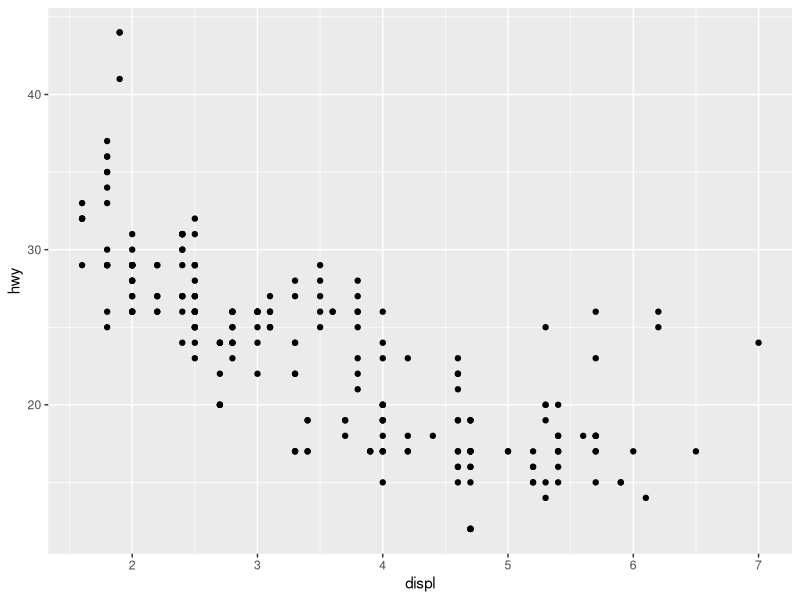
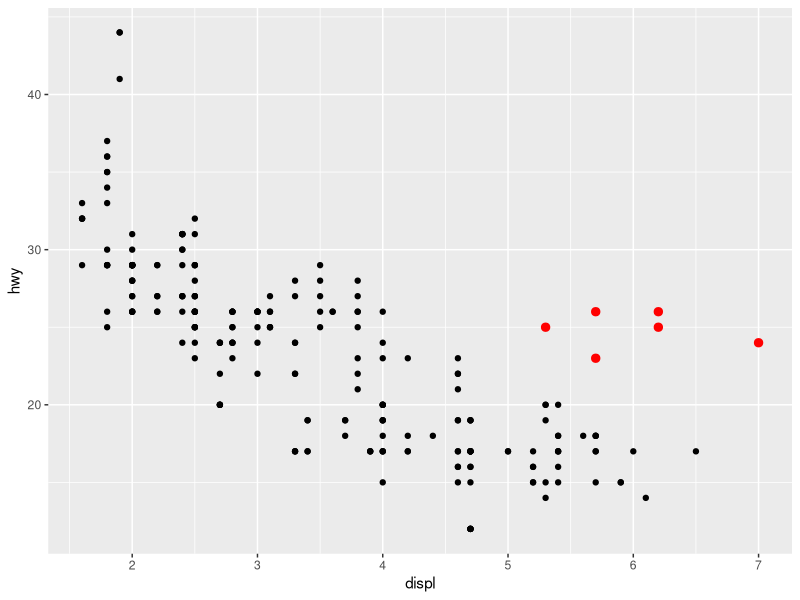
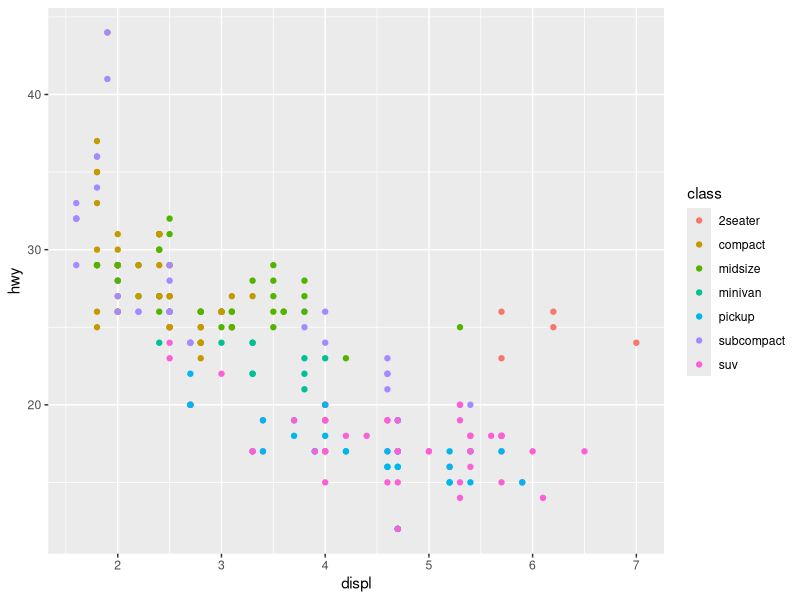
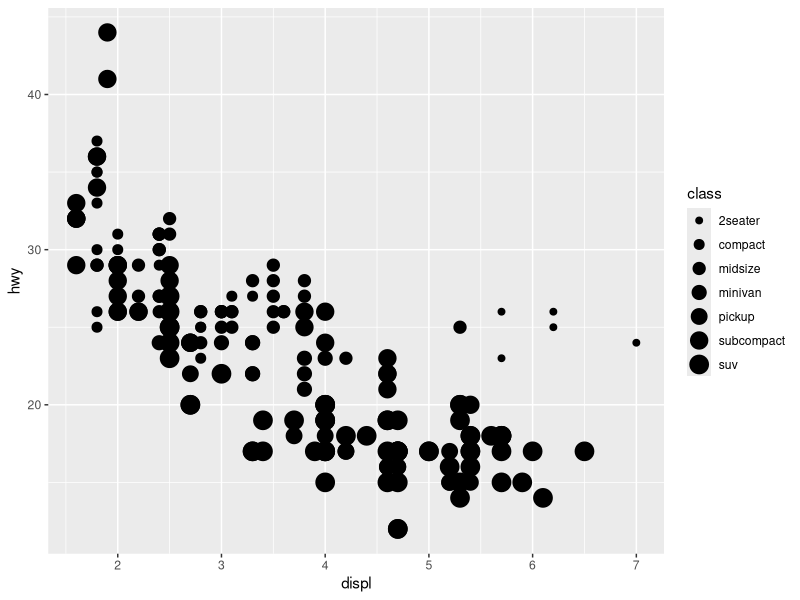
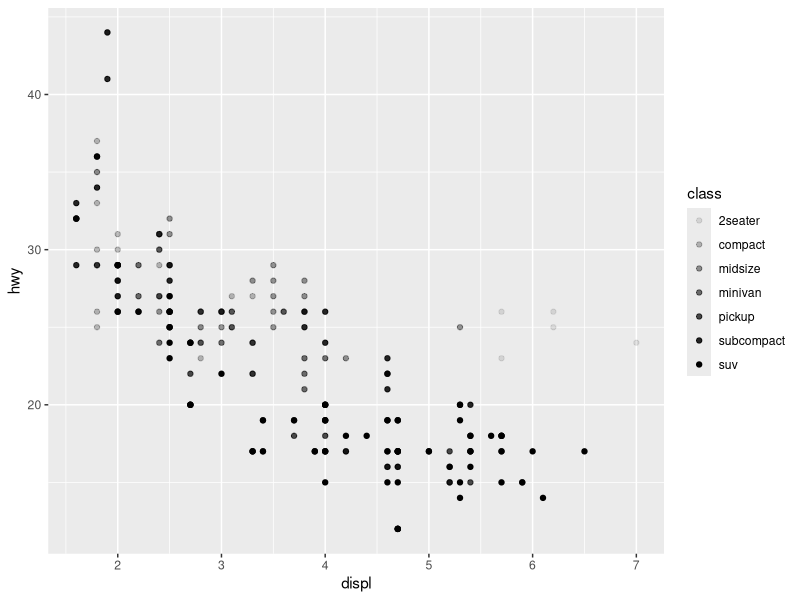
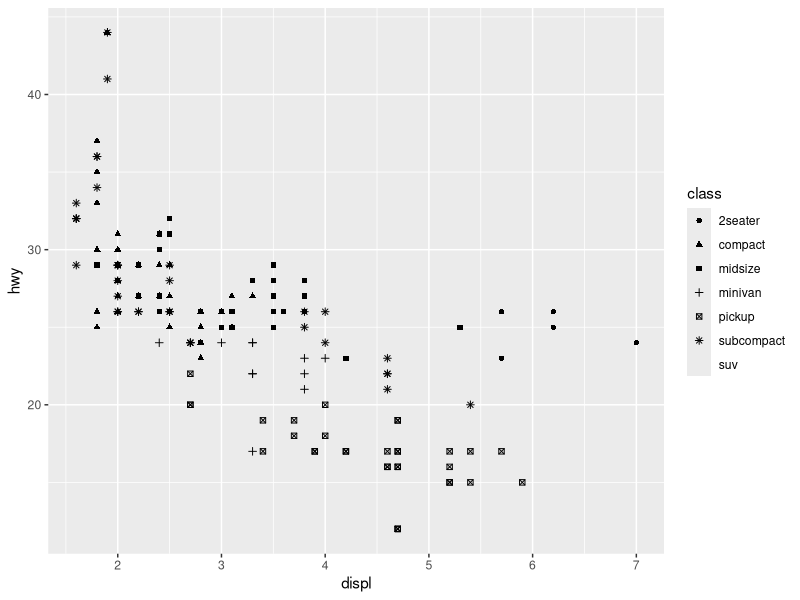
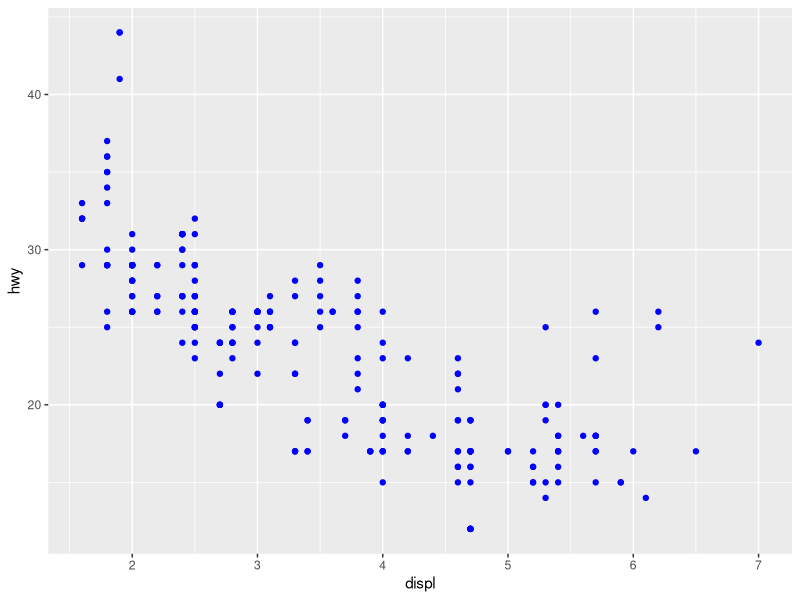
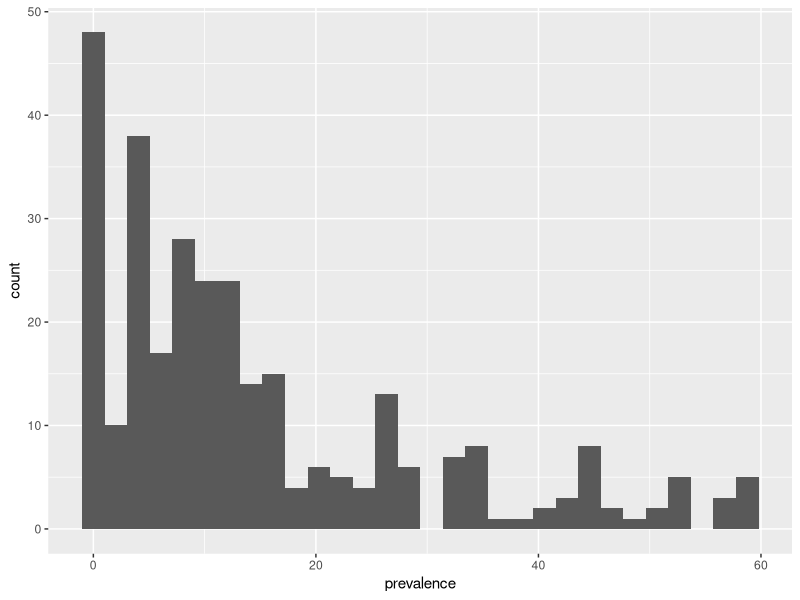

Write R code to recreate these figures, in order.
## ---- chunk 1
knitr::opts_chunk$set(echo = FALSE, fig.width = 8, fig.height= 5.25)
library(tidyverse)
library(knitr)
## ---- chunk 2
kable(head(mpg,10), format = 'html')
## ---- chunk 3
ggplot(data = mpg) + 
  geom_point(mapping = aes(x = displ, y = hwy))
## ---- chunk 4
new.mpg <- mpg %>% 
  mutate(flag = if_else(hwy>20 & displ>5, "Y", "N"))

ggplot() + 
  geom_point(data = new.mpg %>% filter(flag=="N"), mapping = aes(x=displ, y=hwy)) +
  geom_point(data = new.mpg %>% filter(flag=="Y"), mapping = aes(x=displ, y=hwy), color = "red", size = 2.5)
## ---- chunk 5
ggplot(data = mpg) + 
  geom_point(mapping = aes(x = displ, y = hwy, color = class))
## ---- chunk 6
ggplot(data = mpg) + 
  geom_point(mapping = aes(x = displ, y = hwy, size = class))
## ---- chunk 7
ggplot(data = mpg) + 
  geom_point(mapping = aes(x = displ, y = hwy, alpha = class))
## ---- chunk 8
ggplot(data = mpg) + 
  geom_point(mapping = aes(x = displ, y = hwy, shape = class))
## ---- chunk 9
ggplot(data = mpg) + 
  geom_point(mapping = aes(x = displ, y = hwy), color = "blue")
## ---- chunk 10
ccdat <- read.csv("data/chronic-conditions.csv")

trim <- function (x) gsub("^\\s+|\\s+$", "", x)
ccdat$state <- trim(ccdat$state)

alldat <- ccdat[ccdat$age=="All" & ccdat$state=="National",]

ut.diabetes <- ccdat[ccdat$state=="Utah" &
                       ccdat$age=="All" & 
                       ccdat$chronicCondition=="Diabetes",]

kable(head(ccdat), format = "html")
## ---- chunk 11
library(tidyverse)
ccdat <- read.csv("data/chronic-conditions.csv")

trim <- function (x) gsub("^\\s+|\\s+$", "", x)
ccdat$state <- trim(ccdat$state)
ccdat$year <- as.numeric(ccdat$year)

alldat <- ccdat %>% 
  filter(age=="All", state=="National")
## ---- chunk 12
kable(head(alldat, 3), format = "html")
## ---- chunk 13
ggplot(data = alldat) + 
  geom_histogram(mapping = aes(x=prevalence))
## ---- chunk 14
ggplot(data = alldat) + 
  geom_density(mapping = aes(x=prevalence))
## ---- chunk 15
ggplot(data = alldat) +
  geom_point(mapping = aes(x=year, y=prevalence))
## ---- chunk 16
ggplot(data = alldat) + 
  geom_boxplot(mapping = aes(x=as.factor(year), y=prevalence))
## ---- chunk 17
ggplot(data = alldat) + 
  geom_smooth(mapping = aes(x=year, y=prevalence), method=lm)
## ---- chunk 18
ggplot(data = alldat) + 
  geom_point(mapping = aes(x=year,y=prevalence)) + 
  geom_smooth(mapping = aes(x=year,y=prevalence), method=lm)
## ---- chunk 19
ut.diabetes <- ccdat %>% 
  filter(state=="Utah", age=="All", chronicCondition=="Diabetes")

ggplot(data = ut.diabetes) + 
  geom_bar(aes(x=year, y=prevalence, fill=gender), stat="identity", position="dodge")
## ---- chunk 20
ggplot(data = alldat, mapping = aes(x=year, y=prevalence, color=chronicCondition)) + 
  geom_point() + 
  geom_line()
## ---- chunk 21
ggplot(data = alldat, mapping = aes(x=year, y=prevalence, color=chronicCondition)) + 
  geom_point() + 
  geom_line() + 
  facet_wrap(~gender)
## ---- chunk 22
ggplot(data = alldat, mapping = aes(x=year, y=prevalence, color=gender)) + 
  geom_point() + 
  geom_line() + 
  facet_grid(gender~chronicCondition)
